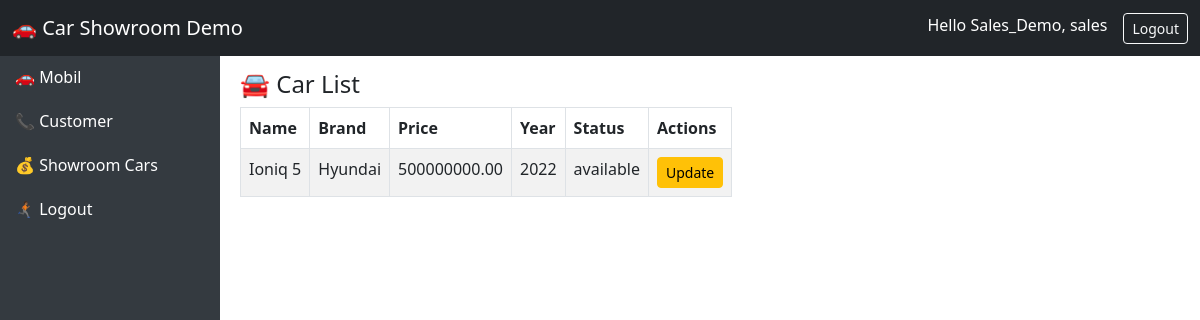
/demo/dashboard/carlist/ (signed in), run on an earlier commit of the app's database.
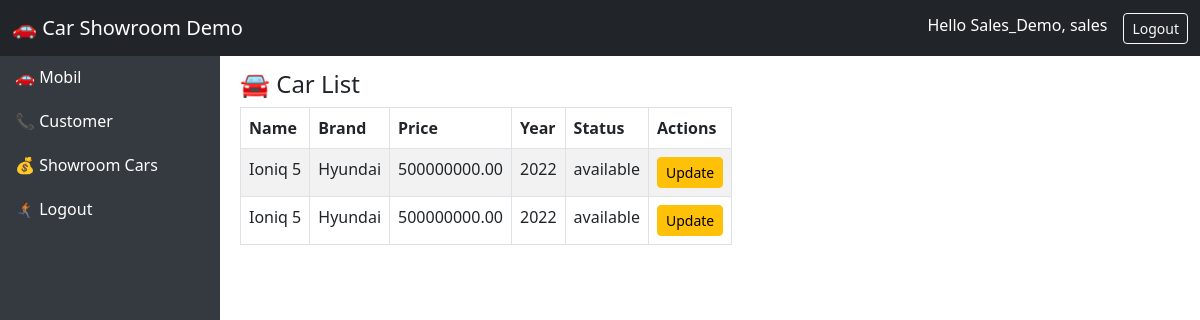
And on a later commit of the database.
### users/models.py (models this page shows, shortened)
class User(AbstractUser):
    ROLE_CHOICES = (
        ("admin", "Admin"),
        ("salesperson", "Salesperson"),
        ("customer", "Customer"),
    )
    role = models.CharField(max_length=20, choices=ROLE_CHOICES, default="customer")

### cars/models.py (models this page shows, shortened)
class Cars(models.Model):
    id = models.AutoField(primary_key=True)
    nama = models.CharField(max_length=100)
    harga = models.DecimalField(max_digits=12, decimal_places=2)
    merek = models.CharField(max_length=50)
    model = models.CharField(max_length=50)
    tahun = models.IntegerField()
    kilometer = models.IntegerField()
    transmisi = models.CharField(max_length=20, choices=[('auto','Otomatis'), ('manual', 'Manual')])
    jenis_bahan_bakar = models.CharField(max_length=20, choices=[('bensin','Bensin'), ('diesel', 'Diesel'), ('elektrik', 'Elektrik')])
    mesin = models.CharField(max_length=50)
    tempat_duduk = models.IntegerField()
    deskripsi = models.TextField()
    gambar = models.ImageField(upload_to='cars/images/',blank=True, null=True)
    status = models.CharField(max_length=20,
                              choices=[('available','Available'),('sold','Sold'),('booked','Booked')],default='available')

### demo/views.py (the view)
# urls.py: path('dashboard/carlist/', demo_carlist_dashboard, name='demo_carlist_dashboard'),
def demo_carlist_dashboard(request):
    if not request.user.is_authenticated:
        return redirect("demo_login")
    cars = Cars.objects.all()
    return render(request, "demo/api_dashboard.html", {"cars": cars})

### demo/templates/demo/api_dashboard.html (shortened to what this page needs)
{% extends 'demo/api_base.html' %}
{% block content %}
<h4>🚘 Car List</h4>
<table class="table table-bordered table-striped">
  <thead>
    <tr>
      <th>Name</th>
      <th>Brand</th>
      <th>Price</th>
      <th>Year</th>
      <th>Status</th>
      {% if request.user.role in 'admin sales' %}
        <th>Actions</th>
      {% endif %}
    </tr>
  </thead>
  <tbody>
    {% for car in cars %}
      <tr>
        <td><a href="{% url 'detail_car' car.id %}" class="text-decoration-none text-dark" style="font-weight: normal; text-decoration: none;">{{car.nama}}</td>
        <td>{{ car.merek }}</td>
        <td>{{ car.harga }}</td>
        <td>{{ car.tahun }}</td>
        <td>{{ car.status }}</td>
        {% if request.user.role == 'admin' %}
        <td>
          <a href="{% url 'update_car' car.id %}?next={% url 'demo_carlist_dashboard' %}" class="btn btn-sm btn-warning">Edit</a>
          {% comment %} <a href="#" class="btn btn-sm btn-danger">Delete</a> {% endcomment %}
          <a href="{% url 'delete_car' car.id %}?next={% url 'demo_carlist_dashboard' %}" class="btn btn-sm btn-danger">Delete</a>
        </td>
        {% elif request.user.role == 'sales' %}
        <td>
          <a href="{% url 'update_car' car.id %}?next={% url 'demo_carlist_dashboard' %}" class="btn btn-sm btn-warning">Update</a>
        </td>
        {% endif %}
      </tr>
    {% endfor %}
  </tbody>
</table>
{% endblock %}

### demo/templates/demo/api_base.html (shortened to what this page needs)
{% load static %}
<!DOCTYPE html>
<html lang="en">
    <head>
        <link rel="stylesheet" href="https://cdn.jsdelivr.net/npm/bootstrap@5.3.0/dist/css/bootstrap.min.css" />
        <link rel="stylesheet" href="{% static 'demo/css/base_style.css' %}?v=3"/>
    </head>
    <body class="{% if not user.is_authenticated %}no-sidebar{% endif %}">
        <nav class="navbar navbar-expand-lg navbar-dark bg-dark fixed-top">
            <div class="container-fluid">
                <a class="navbar-brand" href="#">🚗 Car Showroom Demo</a>
                <div class="d-flex">
                    {% if user.is_authenticated %}
                    <span class="text-white me-3">Hello {{ request.user.username|title }}, {{ request.user.role }}</span>
                    <a href="/demo/logout/" class="btn btn-outline-light btn-sm">Logout</a>
                    {% endif %}
                </div>
            </div>
        </nav>
            {% if user.is_authenticated %}
                <div class="sidebar">
                    {% if request.user.role == 'admin' or request.user.role == 'sales' %}
                        <a href="{% url 'demo_carlist_dashboard' %}">🚗 Mobil</a>
                        <a href="{% url 'demo_customer_list_dashboard' %}">📞 Customer</a>
                    {% endif %}
                    <a href="{% url 'carList' %}">💰 Showroom Cars</a>
                    <a href="{% url 'logout' %}">🏃🏾‍➡️ Logout</a>
                </div>
            {% endif %}
        <div class="main-container">
            {% block content %}{% endblock %}
        </div>
    </body>
</html>

### demo/static/demo/css/base_style.css (style rules this page uses)
body { min-height: 100vh; display: flex; }
.sidebar { width: 220px; background: #343a40; color: white; margin-top: 55px; }
.sidebar a { color: white; text-decoration: none; display: block; padding: 10px 15px; }
.main-container { margin-top: 70px; margin-left: 20px; }

What changed in the data, as far as the page shows it:
added Cars: nama "Ioniq 5", merek "Hyundai", harga "500000000.00", tahun "2022", status "available"
